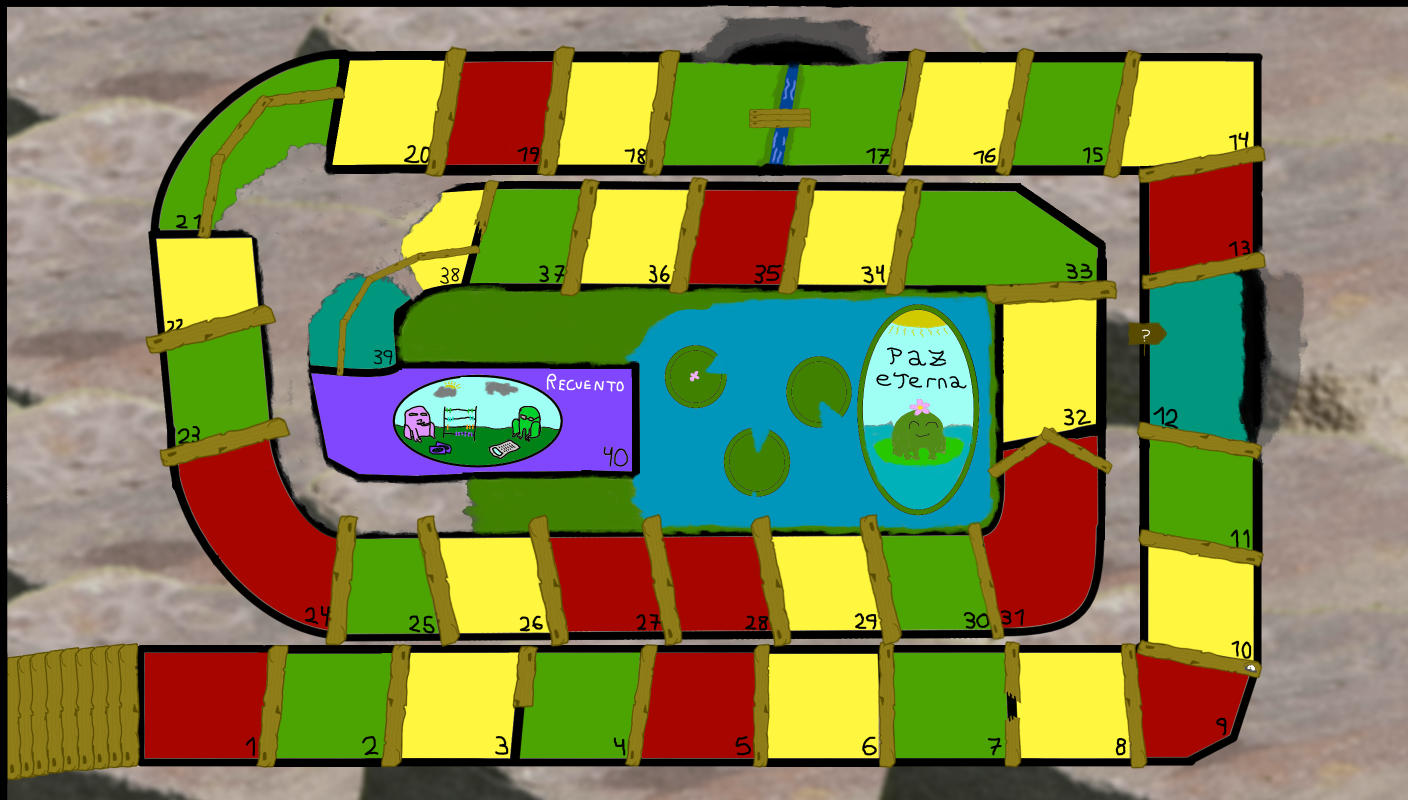

This is a level from a 2D game, rendered from its Tiled map with the project's own tilesets. A one-line summary and the complete map file follow:
An orthogonal 44x25 tile map with 32x32 px tiles, 2 tile layers (Fondo, CasillaRoja) and 1 object (Sapo).

<map version="1.8" tiledversion="1.8.5" orientation="orthogonal" renderorder="right-down" width="44" height="25" tilewidth="32" tileheight="32" infinite="0" nextlayerid="4" nextobjectid="2">
 <editorsettings>
  <export format="json" />
 </editorsettings>
 <tileset firstgid="1" name="tablero_bg" tilewidth="32" tileheight="32" tilecount="1100" columns="44">
  <image source="../images/tablero_bg.png" trans="ff00ff" width="1411" height="831" />
 </tileset>
 <layer id="1" name="Fondo" width="44" height="25">
  <data encoding="csv">
1,2,3,4,5,6,7,8,9,10,11,12,13,14,15,16,17,18,19,20,21,22,23,24,25,26,27,28,29,30,31,32,33,34,35,36,37,38,39,40,41,42,43,44,
45,46,47,48,49,50,51,52,53,54,55,56,57,58,59,60,61,62,63,64,65,66,67,68,69,70,71,72,73,74,75,76,77,78,79,80,81,82,83,84,85,86,87,88,
89,90,91,92,93,94,95,96,97,98,99,100,101,102,103,104,105,106,107,108,109,110,111,112,113,114,115,116,117,118,119,120,121,122,123,124,125,126,127,128,129,130,131,132,
133,134,135,136,137,138,139,140,141,142,143,144,145,146,147,148,149,150,151,152,153,154,155,156,157,158,159,160,161,162,163,164,165,166,167,168,169,170,171,172,173,174,175,176,
177,178,179,180,181,182,183,184,185,186,187,188,189,190,191,192,193,194,195,196,197,198,199,200,201,202,203,204,205,206,207,208,209,210,211,212,213,214,215,216,217,218,219,220,
221,222,223,224,225,226,227,228,229,230,231,232,233,234,235,236,237,238,239,240,241,242,243,244,245,246,247,248,249,250,251,252,253,254,255,256,257,258,259,260,261,262,263,264,
265,266,267,268,269,270,271,272,273,274,275,276,277,278,279,280,281,282,283,284,285,286,287,288,289,290,291,292,293,294,295,296,297,298,299,300,301,302,303,304,305,306,307,308,
309,310,311,312,313,314,315,316,317,318,319,320,321,322,323,324,325,326,327,328,329,330,331,332,333,334,335,336,337,338,339,340,341,342,343,344,345,346,347,348,349,350,351,352,
353,354,355,356,357,358,359,360,361,362,363,364,365,366,367,368,369,370,371,372,373,374,375,376,377,378,379,380,381,382,383,384,385,386,387,388,389,390,391,392,393,394,395,396,
397,398,399,400,401,402,403,404,405,406,407,408,409,410,411,412,413,414,415,416,417,418,419,420,421,422,423,424,425,426,427,428,429,430,431,432,433,434,435,436,437,438,439,440,
441,442,443,444,445,446,447,448,449,450,451,452,453,454,455,456,457,458,459,460,461,462,463,464,465,466,467,468,469,470,471,472,473,474,475,476,477,478,479,480,481,482,483,484,
485,486,487,488,489,490,491,492,493,494,495,496,497,498,499,500,501,502,503,504,505,506,507,508,509,510,511,512,513,514,515,516,517,518,519,520,521,522,523,524,525,526,527,528,
529,530,531,532,533,534,535,536,537,538,539,540,541,542,543,544,545,546,547,548,549,550,551,552,553,554,555,556,557,558,559,560,561,562,563,564,565,566,567,568,569,570,571,572,
573,574,575,576,577,578,579,580,581,582,583,584,585,586,587,588,589,590,591,592,593,594,595,596,597,598,599,600,601,602,603,604,605,606,607,608,609,610,611,612,613,614,615,616,
617,618,619,620,621,622,623,624,625,626,627,628,629,630,631,632,633,634,635,636,637,638,639,640,641,642,643,644,645,646,647,648,649,650,651,652,653,654,655,656,657,658,659,660,
661,662,663,664,665,666,667,668,669,670,671,672,673,674,675,676,677,678,679,680,681,682,683,684,685,686,687,688,689,690,691,692,693,694,695,696,697,698,699,700,701,702,703,704,
705,706,707,708,709,710,711,712,713,714,715,716,717,718,719,720,721,722,723,724,725,726,727,728,729,730,731,732,733,734,735,736,737,738,739,740,741,742,743,744,745,746,747,748,
749,750,751,752,753,754,755,756,757,758,759,760,761,762,763,764,765,766,767,768,769,770,771,772,773,774,775,776,777,778,779,780,781,782,783,784,785,786,787,788,789,790,791,792,
793,794,795,796,797,798,799,800,801,802,803,804,805,806,807,808,809,810,811,812,813,814,815,816,817,818,819,820,821,822,823,824,825,826,827,828,829,830,831,832,833,834,835,836,
837,838,839,840,841,842,843,844,845,846,847,848,849,850,851,852,853,854,855,856,857,858,859,860,861,862,863,864,865,866,867,868,869,870,871,872,873,874,875,876,877,878,879,880,
881,882,883,884,885,886,887,888,889,890,891,892,893,894,895,896,897,898,899,900,901,902,903,904,905,906,907,908,909,910,911,912,913,914,915,916,917,918,919,920,921,922,923,924,
925,926,927,928,929,930,931,932,933,934,935,936,937,938,939,940,941,942,943,944,945,946,947,948,949,950,951,952,953,954,955,956,957,958,959,960,961,962,963,964,965,966,967,968,
969,970,971,972,973,974,975,976,977,978,979,980,981,982,983,984,985,986,987,988,989,990,991,992,993,994,995,996,997,998,999,1000,1001,1002,1003,1004,1005,1006,1007,1008,1009,1010,1011,1012,
1013,1014,1015,1016,1017,1018,1019,1020,1021,1022,1023,1024,1025,1026,1027,1028,1029,1030,1031,1032,1033,1034,1035,1036,1037,1038,1039,1040,1041,1042,1043,1044,1045,1046,1047,1048,1049,1050,1051,1052,1053,1054,1055,1056,
1057,1058,1059,1060,1061,1062,1063,1064,1065,1066,1067,1068,1069,1070,1071,1072,1073,1074,1075,1076,1077,1078,1079,1080,1081,1082,1083,1084,1085,1086,1087,1088,1089,1090,1091,1092,1093,1094,1095,1096,1097,1098,1099,1100
</data>
 </layer>
 <layer id="2" name="CasillaRoja" width="44" height="25">
  <data encoding="csv">
0,0,0,0,0,0,0,0,0,0,0,0,0,0,0,0,0,0,0,0,0,0,0,0,0,0,0,0,0,0,0,0,0,0,0,0,0,0,0,0,0,0,0,0,
0,0,0,0,0,0,0,0,0,0,0,0,0,0,0,0,0,0,0,0,0,0,0,0,0,0,0,0,0,0,0,0,0,0,0,0,0,0,0,0,0,0,0,0,
0,0,0,0,0,0,0,0,0,0,0,0,0,0,0,0,0,0,0,0,0,0,0,0,0,0,0,0,0,0,0,0,0,0,0,0,0,0,0,0,0,0,0,0,
0,0,0,0,0,0,0,0,0,0,0,0,0,0,0,0,0,0,0,0,0,0,0,0,0,0,0,0,0,0,0,0,0,0,0,0,0,0,0,0,0,0,0,0,
0,0,0,0,0,0,0,0,0,0,0,0,0,0,191,192,0,0,0,0,0,0,0,0,0,0,0,0,0,0,0,0,0,0,0,0,0,0,0,0,0,0,0,0,
0,0,0,0,0,0,0,0,0,0,0,0,0,0,0,0,0,0,0,0,0,0,0,0,0,0,0,0,0,0,0,0,0,0,0,0,0,0,0,0,0,0,0,0,
0,0,0,0,0,0,0,0,0,0,0,0,0,0,0,0,0,0,0,0,0,0,0,0,0,0,0,0,0,0,0,0,0,0,0,0,0,0,0,0,0,0,0,0,
0,0,0,0,0,0,0,0,0,0,0,0,0,0,0,0,0,0,0,0,0,0,0,0,0,0,0,0,0,0,0,0,0,0,0,0,345,346,0,0,0,0,0,0,
0,0,0,0,0,0,0,0,0,0,0,0,0,0,0,0,0,0,0,0,0,374,375,376,0,0,0,0,0,0,0,0,0,0,0,0,0,0,0,0,0,0,0,0,
0,0,0,0,0,0,0,0,0,0,0,0,0,0,0,0,0,0,0,0,0,0,0,0,0,0,0,0,0,0,0,0,0,0,0,0,0,0,0,0,0,0,0,0,
0,0,0,0,0,0,0,0,0,0,0,0,0,0,0,0,0,0,0,0,0,0,0,0,0,0,0,0,0,0,0,0,0,0,0,0,0,0,0,0,0,0,0,0,
0,0,0,0,0,0,0,0,0,0,0,0,0,0,0,0,0,0,0,0,0,0,0,0,0,0,0,0,0,0,0,0,0,0,0,0,0,0,0,0,0,0,0,0,
0,0,0,0,0,0,0,0,0,0,0,0,0,0,0,0,0,0,0,0,0,0,0,0,0,0,0,0,0,0,0,0,0,0,0,0,0,0,0,0,0,0,0,0,
0,0,0,0,0,0,0,0,0,0,0,0,0,0,0,0,0,0,0,0,0,0,0,0,0,0,0,0,0,0,0,0,0,0,0,0,0,0,0,0,0,0,0,0,
0,0,0,0,0,0,0,0,0,0,0,0,0,0,0,0,0,0,0,0,0,0,0,0,0,0,0,0,0,0,0,0,0,0,0,0,0,0,0,0,0,0,0,0,
0,0,0,0,0,0,0,0,0,0,0,0,0,0,0,0,0,0,0,0,0,0,0,0,0,0,0,0,0,0,0,0,0,0,0,0,0,0,0,0,0,0,0,0,
0,0,0,0,0,0,0,0,0,0,0,0,0,0,0,0,0,0,0,0,0,0,0,0,0,0,0,0,0,0,0,0,0,0,0,0,0,0,0,0,0,0,0,0,
0,0,0,0,0,0,0,756,757,0,0,0,0,0,0,0,0,0,0,0,0,0,0,0,0,0,0,0,0,0,0,780,781,0,0,0,0,0,0,0,0,0,0,0,
0,0,0,0,0,0,0,0,0,0,0,0,0,0,0,0,0,0,0,0,0,0,0,0,0,0,0,0,0,0,0,0,0,0,0,0,0,0,0,0,0,0,0,0,
0,0,0,0,0,0,0,0,0,0,0,0,0,0,0,0,0,0,855,856,0,0,859,860,0,0,0,0,0,0,0,0,0,0,0,0,0,0,0,0,0,0,0,0,
0,0,0,0,0,0,0,0,0,0,0,0,0,0,0,0,0,0,0,0,0,0,0,0,0,0,0,0,0,0,0,0,0,0,0,0,0,0,0,0,0,0,0,0,
0,0,0,0,0,0,0,0,0,0,0,0,0,0,0,0,0,0,0,0,0,0,0,0,0,0,0,0,0,0,0,0,0,0,0,0,0,0,0,0,0,0,0,0,
0,0,0,0,0,974,975,0,0,0,0,0,0,0,0,0,0,0,0,0,0,990,991,0,0,0,0,0,0,0,0,0,0,0,0,0,1005,1006,0,0,0,0,0,0,
0,0,0,0,0,0,0,0,0,0,0,0,0,0,0,0,0,0,0,0,0,0,0,0,0,0,0,0,0,0,0,0,0,0,0,0,0,0,0,0,0,0,0,0,
0,0,0,0,0,0,0,0,0,0,0,0,0,0,0,0,0,0,0,0,0,0,0,0,0,0,0,0,0,0,0,0,0,0,0,0,0,0,0,0,0,0,0,0
</data>
 </layer>
 <objectgroup id="3" name="Objetos">
  <object id="1" name="Sapo1" type="Sapo" x="68" y="658">
   <point />
  </object>
 </objectgroup>
</map>